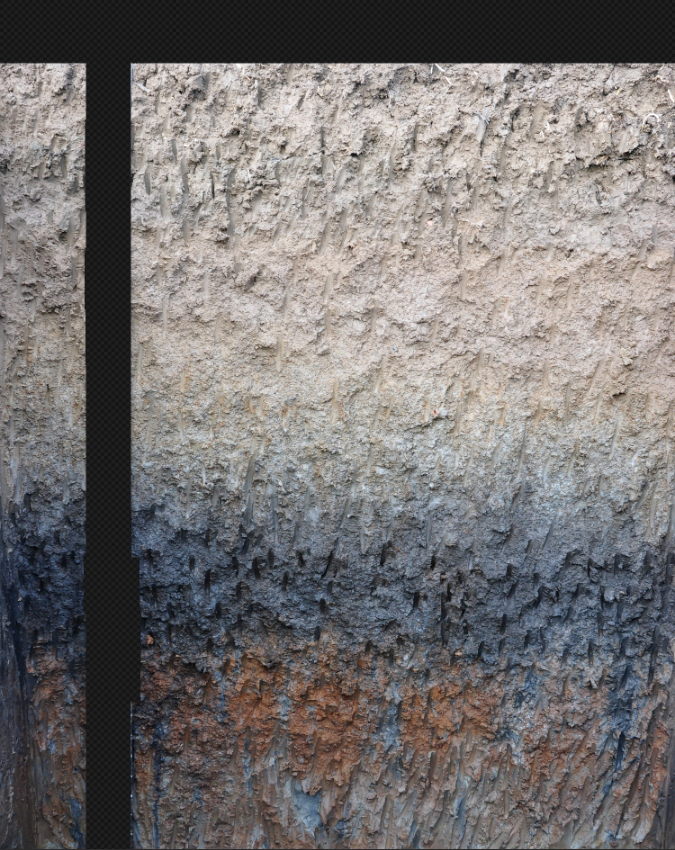
#> input picture photo/1f4ad424d449b702b6769e7886ab4f1f.png, 675 x 850 px
$ python -i soil_segmentation.py   (imports and definitions only)   (older library calls are emulated)
#> lines starting #> are read from the running program, lines starting #| are printed output that depends on the picture; after the words box and inside, x2 and y2 are one past the last pixel; in counts of white or black regions, pixels touching at a corner belong together
import cv2
import numpy as np
from typing import List, Tuple, Optional
from skimage import feature, segmentation, measure
from scipy import ndimage

class MorphologicalSoilSegmentation:
    """Morphological and texture-based soil segmentation"""

    def __init__(self):
        pass

    def segment_soil_area(self, image: np.ndarray, ruler_mask: np.ndarray = None,
                         upper_boundary: int = None, debug: bool = False) -> np.ndarray:
        """
        Segment soil areas based on morphological features

        Args:
            image: Input image
            ruler_mask: Ruler mask
            upper_boundary: Upper boundary y-coordinate
            debug: Whether to return debug information

        Returns:
            Soil area mask or debug information dictionary
        """
        h, w = image.shape[:2]

        # Create initial mask
        soil_mask = np.ones((h, w), dtype=np.uint8) * 255
        debug_masks = {} if debug else None

        # 1. Upper boundary filtering
        if upper_boundary is not None and 0 <= upper_boundary < h:
            print(f"Application du masque de limite supérieure: y < {upper_boundary}")
            upper_boundary_mask = np.zeros((h, w), dtype=np.uint8)
            upper_boundary_mask[:upper_boundary, :] = 255
            soil_mask = cv2.bitwise_and(soil_mask, cv2.bitwise_not(upper_boundary_mask))
            if debug: debug_masks['upper_boundary'] = upper_boundary_mask

        # 2. Detect sky (large uniform regions)
        sky_mask = self._detect_sky_morphological(image)
        soil_mask = cv2.bitwise_and(soil_mask, cv2.bitwise_not(sky_mask))
        if debug: debug_masks['sky'] = sky_mask

        # 3. Detect vegetation (linear texture features)
        vegetation_mask = self._detect_vegetation_morphological(image)
        soil_mask = cv2.bitwise_and(soil_mask, cv2.bitwise_not(vegetation_mask))
        if debug: debug_masks['vegetation'] = vegetation_mask

        # 4. Detect ruler
        if ruler_mask is not None:
            soil_mask = cv2.bitwise_and(soil_mask, cv2.bitwise_not(ruler_mask))
            if debug: debug_masks['ruler'] = ruler_mask

        # 5. Tool detection removed (to avoid soil misclassification)

        # 6. Optimize soil regions (preserve patch characteristics)
        soil_mask = self._optimize_soil_regions(soil_mask, image)

        if debug:
            return {
                'final_soil_mask': soil_mask,
                'debug_masks': debug_masks
            }

        return soil_mask

    def _detect_sky_morphological(self, image: np.ndarray) -> np.ndarray:
        """
        Detect sky based on morphology: large uniform bright regions
        """
        gray = cv2.cvtColor(image, cv2.COLOR_BGR2GRAY)
        h, w = gray.shape

        # 1. Detect bright regions (not too strict)
        _, bright_regions = cv2.threshold(gray, 180, 255, cv2.THRESH_BINARY)

        # 2. Calculate local variance to detect uniformity
        # Sky regions should have small variance (uniform color)
        kernel_size = 15
        kernel = np.ones((kernel_size, kernel_size), np.float32) / (kernel_size * kernel_size)

        # Calculate local mean
        local_mean = cv2.filter2D(gray.astype(np.float32), -1, kernel)

        # Calculate local variance
        local_var = cv2.filter2D((gray.astype(np.float32) - local_mean)**2, -1, kernel)

        # Low variance regions (uniform regions)
        uniform_mask = (local_var < 200).astype(np.uint8) * 255

        # 3. Combine brightness and uniformity
        sky_candidate = cv2.bitwise_and(bright_regions, uniform_mask)

        # 4. Morphological operations: remove small regions, keep large areas
        # Opening to remove small noise
        kernel = cv2.getStructuringElement(cv2.MORPH_ELLIPSE, (10, 10))
        sky_candidate = cv2.morphologyEx(sky_candidate, cv2.MORPH_OPEN, kernel)

        # Closing to fill holes
        kernel = cv2.getStructuringElement(cv2.MORPH_ELLIPSE, (20, 20))
        sky_candidate = cv2.morphologyEx(sky_candidate, cv2.MORPH_CLOSE, kernel)

        # 5. Region filtering: keep only large area regions
        contours, _ = cv2.findContours(sky_candidate, cv2.RETR_EXTERNAL, cv2.CHAIN_APPROX_SIMPLE)
        sky_mask = np.zeros_like(gray)

        for contour in contours:
            area = cv2.contourArea(contour)
            # Sky should be large area regions
            if area > (h * w) * 0.05:  # At least 5% of image area
                # Check region compactness (sky is usually continuous large blocks)
                perimeter = cv2.arcLength(contour, True)
                if perimeter > 0:
                    compactness = (4 * np.pi * area) / (perimeter * perimeter)
                    if compactness > 0.1:  # Relatively regular shape
                        cv2.fillPoly(sky_mask, [contour], 255)

        # 6. Mainly look for sky in upper part
        sky_mask_filtered = np.zeros_like(sky_mask)
        sky_mask_filtered[:int(h*0.7), :] = sky_mask[:int(h*0.7), :]

        return sky_mask_filtered

    def _detect_vegetation_morphological(self, image: np.ndarray) -> np.ndarray:
        """
        Detect vegetation based on morphology: linear, striped textures
        """
        gray = cv2.cvtColor(image, cv2.COLOR_BGR2GRAY)
        hsv = cv2.cvtColor(image, cv2.COLOR_BGR2HSV)

        # 1. Color pre-filtering (only as auxiliary, not main criterion)
        # Detect green tones, but with relatively loose range
        lower_green = np.array([35, 30, 20], dtype=np.uint8)
        upper_green = np.array([85, 255, 255], dtype=np.uint8)
        green_hint = cv2.inRange(hsv, lower_green, upper_green)

        # 2. Linear texture detection
        vegetation_texture = self._detect_linear_texture(gray)

        # 3. Edge density detection (vegetation has many edges)
        edges = cv2.Canny(gray, 50, 150)

        # Calculate local edge density
        kernel_size = 10
        kernel = np.ones((kernel_size, kernel_size), np.float32)
        edge_density = cv2.filter2D(edges.astype(np.float32), -1, kernel) / (kernel_size * kernel_size * 255)

        # High edge density regions
        high_edge_density = (edge_density > 0.3).astype(np.uint8) * 255

        # 4. Gabor filter for striped texture detection
        gabor_response = self._apply_gabor_filters(gray)

        # 5. Combine all features
        # Vegetation = green hint AND (linear texture OR high edge density OR Gabor response)
        texture_features = cv2.bitwise_or(vegetation_texture, high_edge_density)
        texture_features = cv2.bitwise_or(texture_features, gabor_response)

        vegetation_mask = cv2.bitwise_and(green_hint, texture_features)

        # 6. Morphological optimization
        # Opening to remove noise
        kernel = cv2.getStructuringElement(cv2.MORPH_ELLIPSE, (3, 3))
        vegetation_mask = cv2.morphologyEx(vegetation_mask, cv2.MORPH_OPEN, kernel)

        # Closing to connect nearby regions
        kernel = cv2.getStructuringElement(cv2.MORPH_ELLIPSE, (5, 5))
        vegetation_mask = cv2.morphologyEx(vegetation_mask, cv2.MORPH_CLOSE, kernel)

        return vegetation_mask

    def _detect_linear_texture(self, gray: np.ndarray) -> np.ndarray:
        """
        Detect linear texture (grass stripe characteristics)
        """
        # Use linear structural elements in different directions
        linear_masks = []

        # Vertical linear structural element (detect vertical grass)
        kernel_v = cv2.getStructuringElement(cv2.MORPH_RECT, (1, 7))
        opening_v = cv2.morphologyEx(gray, cv2.MORPH_OPEN, kernel_v)
        linear_v = cv2.subtract(gray, opening_v)

        # Horizontal linear structural element
        kernel_h = cv2.getStructuringElement(cv2.MORPH_RECT, (7, 1))
        opening_h = cv2.morphologyEx(gray, cv2.MORPH_OPEN, kernel_h)
        linear_h = cv2.subtract(gray, opening_h)

        # Diagonal linear structural element
        kernel_d1 = np.array([[1,0,0,0,0,0,1],
                              [0,1,0,0,0,1,0],
                              [0,0,1,0,1,0,0],
                              [0,0,0,1,0,0,0],
                              [0,0,1,0,1,0,0],
                              [0,1,0,0,0,1,0],
                              [1,0,0,0,0,0,1]], dtype=np.uint8)

        opening_d1 = cv2.morphologyEx(gray, cv2.MORPH_OPEN, kernel_d1)
        linear_d1 = cv2.subtract(gray, opening_d1)

        # Combine all directional linear features
        linear_texture = cv2.bitwise_or(linear_v, linear_h)
        linear_texture = cv2.bitwise_or(linear_texture, linear_d1)

        # Thresholding
        _, linear_texture = cv2.threshold(linear_texture, 20, 255, cv2.THRESH_BINARY)

        return linear_texture

    def _apply_gabor_filters(self, gray: np.ndarray) -> np.ndarray:
        """
        Apply Gabor filters to detect directional textures
        """
        gabor_responses = []

        # Gabor filters at different angles
        angles = [0, 30, 60, 90, 120, 150]

        for angle in angles:
            # Create Gabor kernel
            kernel = cv2.getGaborKernel((15, 15), 3, np.radians(angle),
                                       2*np.pi*0.5, 0.5, 0, ktype=cv2.CV_32F)

            # Apply filter
            filtered = cv2.filter2D(gray, cv2.CV_8UC3, kernel)
            gabor_responses.append(filtered)

        # Take maximum response across all directions
        gabor_max = np.maximum.reduce(gabor_responses)

        # Thresholding
        _, gabor_binary = cv2.threshold(gabor_max, 30, 255, cv2.THRESH_BINARY)

        return gabor_binary

    # [6 lines left out: function _detect_tools_morphological, not called in this run]

    def _optimize_soil_regions(self, soil_mask: np.ndarray, image: np.ndarray) -> np.ndarray:
        """
        Optimize soil regions: preserve patch characteristics, remove small noise
        """
        # 1. Remove small isolated regions
        contours, _ = cv2.findContours(soil_mask, cv2.RETR_EXTERNAL, cv2.CHAIN_APPROX_SIMPLE)
        filtered_mask = np.zeros_like(soil_mask)

        total_area = soil_mask.shape[0] * soil_mask.shape[1]

        for contour in contours:
            area = cv2.contourArea(contour)
            # Keep regions larger than 0.1% of total area
            if area > total_area * 0.001:
                cv2.fillPoly(filtered_mask, [contour], 255)

        # 2. Slight closing operation to connect nearby soil patches
        kernel = cv2.getStructuringElement(cv2.MORPH_ELLIPSE, (5, 5))
        filtered_mask = cv2.morphologyEx(filtered_mask, cv2.MORPH_CLOSE, kernel)

        return filtered_mask

    def apply_mask(self, image: np.ndarray, mask: np.ndarray,
                   mask_type: str = 'transparent') -> np.ndarray:
        """
        Apply mask to image

        Args:
            image: Input image
            mask: Mask image
            mask_type: Mask type ('transparent' or 'black')

        Returns:
            np.ndarray: Processed image
        """
        if mask_type == 'transparent':
            # Create RGBA image
            if image.shape[2] == 3:
                result = cv2.cvtColor(image, cv2.COLOR_BGR2BGRA)
            else:
                result = image.copy()

            # Set transparency
            result[mask > 0, 3] = 0  # Completely transparent

        elif mask_type == 'black':
            result = image.copy()
            result[mask > 0] = [0, 0, 0]  # Set to black

        else:
            raise ValueError(f"Type de masque non supporté: {mask_type}")

        return result

    def process_image(self, image: np.ndarray,
                     ruler_mask: Optional[np.ndarray] = None,
                     upper_boundary: Optional[int] = None,
                     mask_type: str = 'transparent') -> dict:
        """
        Complete image processing pipeline

        Args:
            image: Input image
            ruler_mask: Ruler region mask
            upper_boundary: Upper boundary y-coordinate (based on ruler 0 scale position)
            mask_type: Mask type

        Returns:
            dict: Processing results
        """
        # Segment soil areas
        soil_mask = self.segment_soil_area(image, ruler_mask, upper_boundary)

        # Create removal mask (non-soil areas)
        remove_mask = cv2.bitwise_not(soil_mask)

        # Apply mask
        processed_image = self.apply_mask(image, remove_mask, mask_type)

        return {
            'processed_image': processed_image,
            'soil_mask': soil_mask,
            'remove_mask': remove_mask,
            'detected_objects': []  # Initialize empty list for detected objects
        }

    # [55 lines left out: function visualize_debug, not called in this run]


# For compatibility, create an alias
SoilSegmentation = MorphologicalSoilSegmentation


# Usage example
# [16 lines left out: function test_morphological_segmentation, not called in this run]

# To use, call:
# result = test_morphological_segmentation()

>>> import cv2
>>> picture = cv2.imread('../photo/1f4ad424d449b702b6769e7886ab4f1f.png')
#> picture is the input picture: shape (850, 675, 3); mean B, G, R 114.9, 115.2, 118.8
>>> result = MorphologicalSoilSegmentation().process_image(picture)
#> in _detect_sky_morphological, `_, bright_regions = cv2.threshold(gray, 180, 255, cv2.THRESH_BINARY)`:
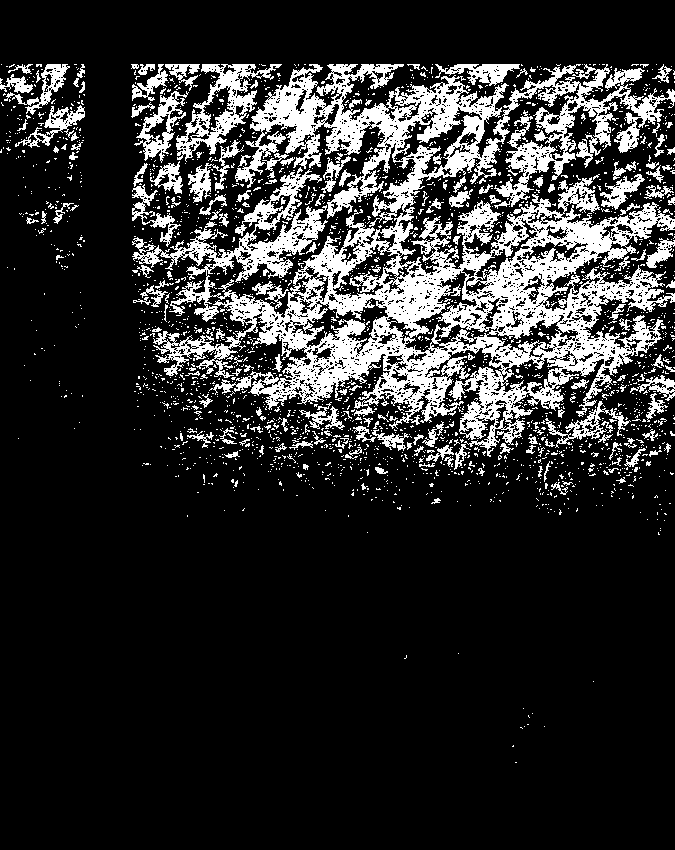
#> bright_regions: shape (850, 675); 17.9% white; 2351 white regions (2172 under 20 px), largest, box (x1, y1, x2, y2) and area: (132, 64, 675, 457) 74295, (176, 64, 282, 162) 2843, (134, 91, 189, 163) 1203
#> in _detect_sky_morphological, `sky_candidate = cv2.morphologyEx(sky_candidate, cv2.MORPH_OPEN, kernel)`:
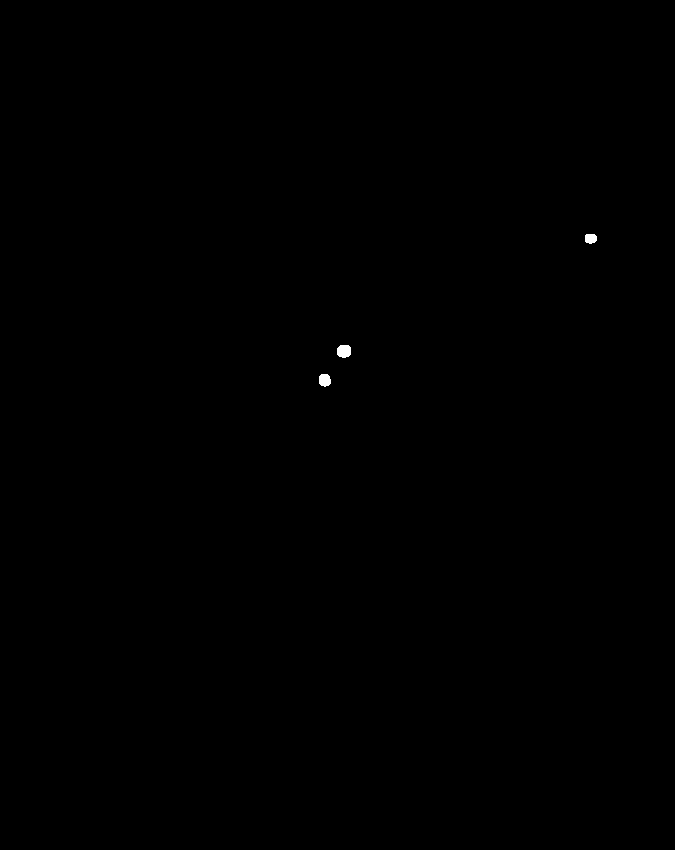
#> sky_candidate: shape (850, 675); 0.07% white; 3 white regions, box (x1, y1, x2, y2) and area: (337, 345, 351, 358) 157, (319, 374, 331, 387) 129, (585, 234, 597, 244) 103
#> in _detect_sky_morphological, `contours, _ = cv2.findContours(sky_candidate, cv2.RETR_EXTERNAL, cv2.C..`: contours = 3 contours; box (x1, y1, x2, y2) and area: (338, 346, 352, 358) 124, (320, 375, 332, 387) 98, (586, 235, 598, 244) 72
#> the loop in _detect_sky_morphological, `for contour in contours:` made 3 passes
#> area on passes 1 to 3: 97.5, 124.5, 71.5
#> in _detect_linear_texture, `kernel_v = cv2.getStructuringElement(cv2.MORPH_RECT, (1, 7))`: kernel_v = [1, 1, 1, 1, 1, 1, 1]
#> in _detect_linear_texture, `_, linear_texture = cv2.threshold(linear_texture, 20, 255, cv2.THRESH_..`:
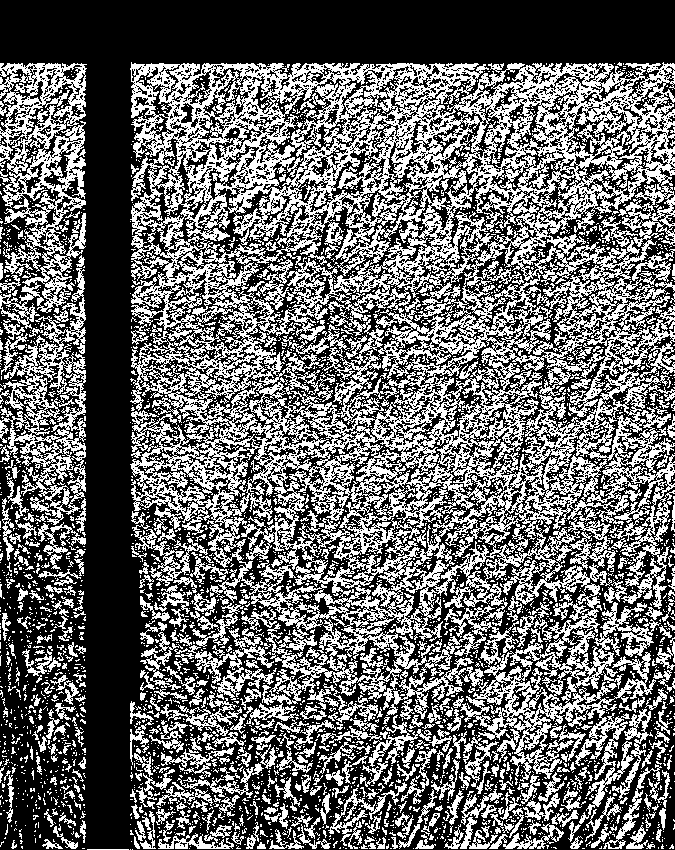
#> linear_texture: shape (850, 675); 41.5% white in thin lines or dots
#> in _detect_vegetation_morphological, `edge_density = cv2.filter2D(edges.astype(np.float32), -1, kernel) / (k..`:
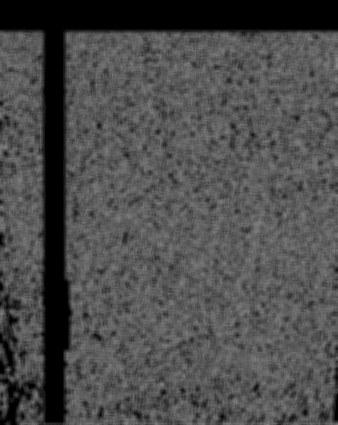
#> edge_density: shape (850, 675) float32 (shown at 1/2 size); min 0, max 0.57, mean 0.3
#> the loop in _apply_gabor_filters, `for angle in angles:` made 6 passes
#> pass 3, in _apply_gabor_filters, `filtered = cv2.filter2D(gray, cv2.CV_8UC3, kernel)`:
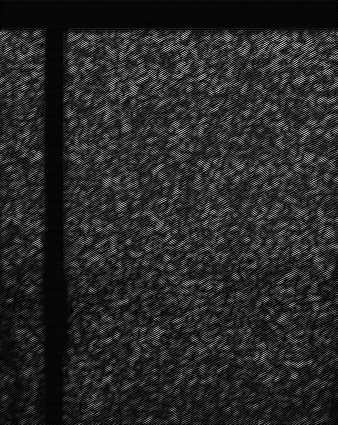
#> filtered: shape (850, 675) (shown at 1/2 size); min 0, max 255, mean 39.8
#> after the loop in _apply_gabor_filters, `for angle in angles:`: gabor_responses = 6 items
#> in _apply_gabor_filters, `gabor_max = np.maximum.reduce(gabor_responses)`:
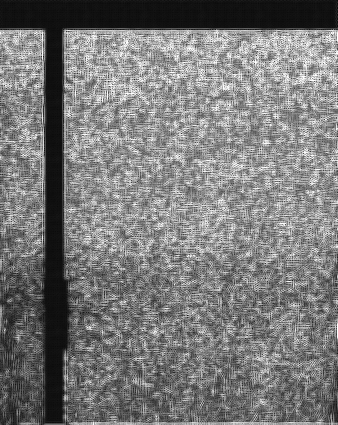
#> gabor_max: shape (850, 675) (shown at 1/2 size); min 0, max 255, mean 121.5
#> in _detect_vegetation_morphological, `texture_features = cv2.bitwise_or(texture_features, gabor_response)`:
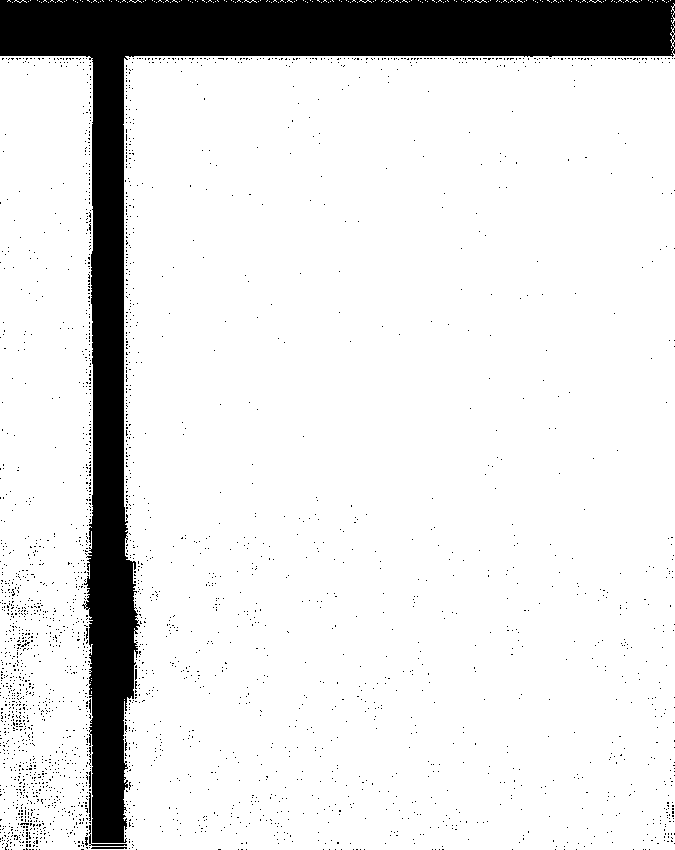
#> texture_features: shape (850, 675); 87.9% white; 2781 black regions (2773 under 20 px), largest, box (x1, y1, x2, y2) and area: (0, 0, 675, 843) 64514, (89, 825, 127, 846) 105, (91, 847, 127, 849) 70
#> in _detect_vegetation_morphological, `kernel = cv2.getStructuringElement(cv2.MORPH_ELLIPSE, (3, 3))`: kernel = [[0, 1, 0], [1, 1, 1], [0, 1, 0]]
#> in _detect_vegetation_morphological, `kernel = cv2.getStructuringElement(cv2.MORPH_ELLIPSE, (5, 5))`: kernel = [[0, 0, 1, 0, 0], [1, 1, 1, 1, 1], [1, 1, 1, 1, 1], [1, 1, 1, 1, 1], [0, 0, 1, 0, 0]]
#> in _optimize_soil_regions, `contours, _ = cv2.findContours(soil_mask, cv2.RETR_EXTERNAL, cv2.CHAIN..`: contours = [[[0, 0], [0, 849], [674, 849], [674, 0]]]
#> the loop in _optimize_soil_regions, `for contour in contours:` made 1 pass
#> (contour, area) on pass 1: ([[0, 0], [0, 849], [674, 849], [674, 0]], 572226)
#> result = 4 items
